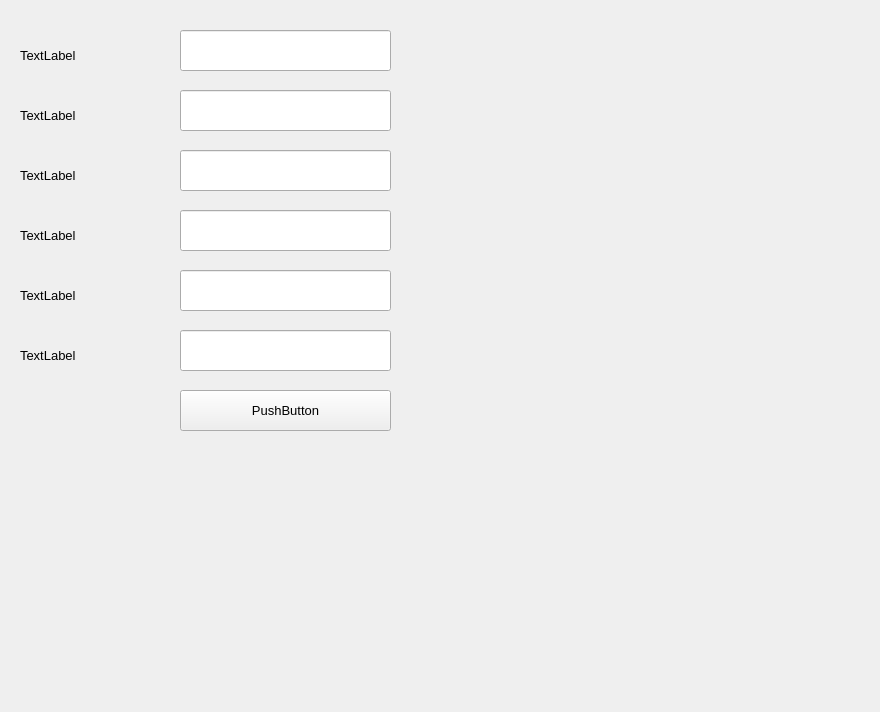
<?xml version="1.0" encoding="UTF-8"?>
<ui version="4.0">
 <class>Form</class>
 <widget class="QWidget" name="Form">
  <property name="geometry">
   <rect>
    <x>0</x>
    <y>0</y>
    <width>880</width>
    <height>712</height>
   </rect>
  </property>
  <property name="windowTitle">
   <string>Form</string>
  </property>
  <widget class="QLineEdit" name="lineEdit">
   <property name="geometry">
    <rect>
     <x>180</x>
     <y>30</y>
     <width>211</width>
     <height>41</height>
    </rect>
   </property>
  </widget>
  <widget class="QLineEdit" name="lineEdit_2">
   <property name="geometry">
    <rect>
     <x>180</x>
     <y>90</y>
     <width>211</width>
     <height>41</height>
    </rect>
   </property>
  </widget>
  <widget class="QLineEdit" name="lineEdit_3">
   <property name="geometry">
    <rect>
     <x>180</x>
     <y>150</y>
     <width>211</width>
     <height>41</height>
    </rect>
   </property>
  </widget>
  <widget class="QLineEdit" name="lineEdit_4">
   <property name="geometry">
    <rect>
     <x>180</x>
     <y>210</y>
     <width>211</width>
     <height>41</height>
    </rect>
   </property>
  </widget>
  <widget class="QPushButton" name="pushButton">
   <property name="geometry">
    <rect>
     <x>180</x>
     <y>390</y>
     <width>211</width>
     <height>41</height>
    </rect>
   </property>
   <property name="font">
    <font>
     <pointsize>10</pointsize>
    </font>
   </property>
   <property name="text">
    <string>PushButton</string>
   </property>
  </widget>
  <widget class="QLabel" name="label">
   <property name="geometry">
    <rect>
     <x>20</x>
     <y>40</y>
     <width>151</width>
     <height>31</height>
    </rect>
   </property>
   <property name="font">
    <font>
     <pointsize>10</pointsize>
    </font>
   </property>
   <property name="text">
    <string>TextLabel</string>
   </property>
  </widget>
  <widget class="QLabel" name="label_2">
   <property name="geometry">
    <rect>
     <x>20</x>
     <y>100</y>
     <width>161</width>
     <height>31</height>
    </rect>
   </property>
   <property name="font">
    <font>
     <pointsize>10</pointsize>
    </font>
   </property>
   <property name="text">
    <string>TextLabel</string>
   </property>
  </widget>
  <widget class="QLabel" name="label_3">
   <property name="geometry">
    <rect>
     <x>20</x>
     <y>220</y>
     <width>151</width>
     <height>31</height>
    </rect>
   </property>
   <property name="font">
    <font>
     <pointsize>10</pointsize>
    </font>
   </property>
   <property name="text">
    <string>TextLabel</string>
   </property>
  </widget>
  <widget class="QLabel" name="label_5">
   <property name="geometry">
    <rect>
     <x>20</x>
     <y>160</y>
     <width>151</width>
     <height>31</height>
    </rect>
   </property>
   <property name="font">
    <font>
     <pointsize>10</pointsize>
    </font>
   </property>
   <property name="text">
    <string>TextLabel</string>
   </property>
  </widget>
  <widget class="QLineEdit" name="lineEdit_5">
   <property name="geometry">
    <rect>
     <x>180</x>
     <y>270</y>
     <width>211</width>
     <height>41</height>
    </rect>
   </property>
  </widget>
  <widget class="QLineEdit" name="lineEdit_6">
   <property name="geometry">
    <rect>
     <x>180</x>
     <y>330</y>
     <width>211</width>
     <height>41</height>
    </rect>
   </property>
  </widget>
  <widget class="QLabel" name="label_4">
   <property name="geometry">
    <rect>
     <x>20</x>
     <y>280</y>
     <width>151</width>
     <height>31</height>
    </rect>
   </property>
   <property name="font">
    <font>
     <pointsize>10</pointsize>
    </font>
   </property>
   <property name="text">
    <string>TextLabel</string>
   </property>
  </widget>
  <widget class="QLabel" name="label_6">
   <property name="geometry">
    <rect>
     <x>20</x>
     <y>340</y>
     <width>151</width>
     <height>31</height>
    </rect>
   </property>
   <property name="font">
    <font>
     <pointsize>10</pointsize>
    </font>
   </property>
   <property name="text">
    <string>TextLabel</string>
   </property>
  </widget>
 </widget>
 <resources/>
 <connections/>
</ui>
